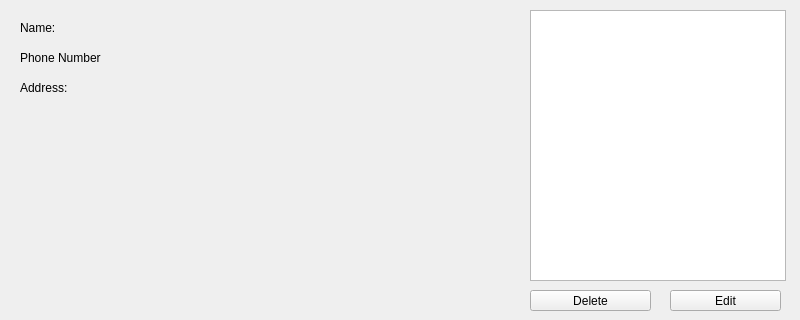
<?xml version="1.0" encoding="UTF-8"?>
<ui version="4.0">
 <class>TelephoneBookMainView</class>
 <widget class="QMainWindow" name="TelephoneBookMainView">
  <property name="geometry">
   <rect>
    <x>0</x>
    <y>0</y>
    <width>800</width>
    <height>320</height>
   </rect>
  </property>
  <property name="windowTitle">
   <string>TelephoneBookMainView</string>
  </property>
  <widget class="QWidget" name="centralwidget">
   <widget class="QLabel" name="lblTelNr">
    <property name="geometry">
     <rect>
      <x>100</x>
      <y>50</y>
      <width>81</width>
      <height>16</height>
     </rect>
    </property>
    <property name="text">
     <string/>
    </property>
   </widget>
   <widget class="QLabel" name="lblAddress">
    <property name="geometry">
     <rect>
      <x>100</x>
      <y>80</y>
      <width>81</width>
      <height>16</height>
     </rect>
    </property>
    <property name="text">
     <string/>
    </property>
   </widget>
   <widget class="QLabel" name="lblName">
    <property name="geometry">
     <rect>
      <x>100</x>
      <y>20</y>
      <width>81</width>
      <height>16</height>
     </rect>
    </property>
    <property name="text">
     <string/>
    </property>
   </widget>
   <widget class="QPushButton" name="btnEdit">
    <property name="geometry">
     <rect>
      <x>670</x>
      <y>290</y>
      <width>111</width>
      <height>21</height>
     </rect>
    </property>
    <property name="text">
     <string>Edit</string>
    </property>
   </widget>
   <widget class="QPushButton" name="btnDelete">
    <property name="geometry">
     <rect>
      <x>530</x>
      <y>290</y>
      <width>121</width>
      <height>21</height>
     </rect>
    </property>
    <property name="text">
     <string>Delete</string>
    </property>
   </widget>
   <widget class="QListWidget" name="listEntries">
    <property name="geometry">
     <rect>
      <x>530</x>
      <y>10</y>
      <width>256</width>
      <height>271</height>
     </rect>
    </property>
   </widget>
   <widget class="QLabel" name="lblName_2">
    <property name="geometry">
     <rect>
      <x>20</x>
      <y>20</y>
      <width>81</width>
      <height>16</height>
     </rect>
    </property>
    <property name="text">
     <string>Name:</string>
    </property>
   </widget>
   <widget class="QLabel" name="lblAddress_2">
    <property name="geometry">
     <rect>
      <x>20</x>
      <y>80</y>
      <width>81</width>
      <height>16</height>
     </rect>
    </property>
    <property name="text">
     <string>Address:</string>
    </property>
   </widget>
   <widget class="QLabel" name="lblTelNr_2">
    <property name="geometry">
     <rect>
      <x>20</x>
      <y>50</y>
      <width>81</width>
      <height>16</height>
     </rect>
    </property>
    <property name="text">
     <string>Phone Number</string>
    </property>
   </widget>
  </widget>
 </widget>
 <resources/>
 <connections/>
</ui>
